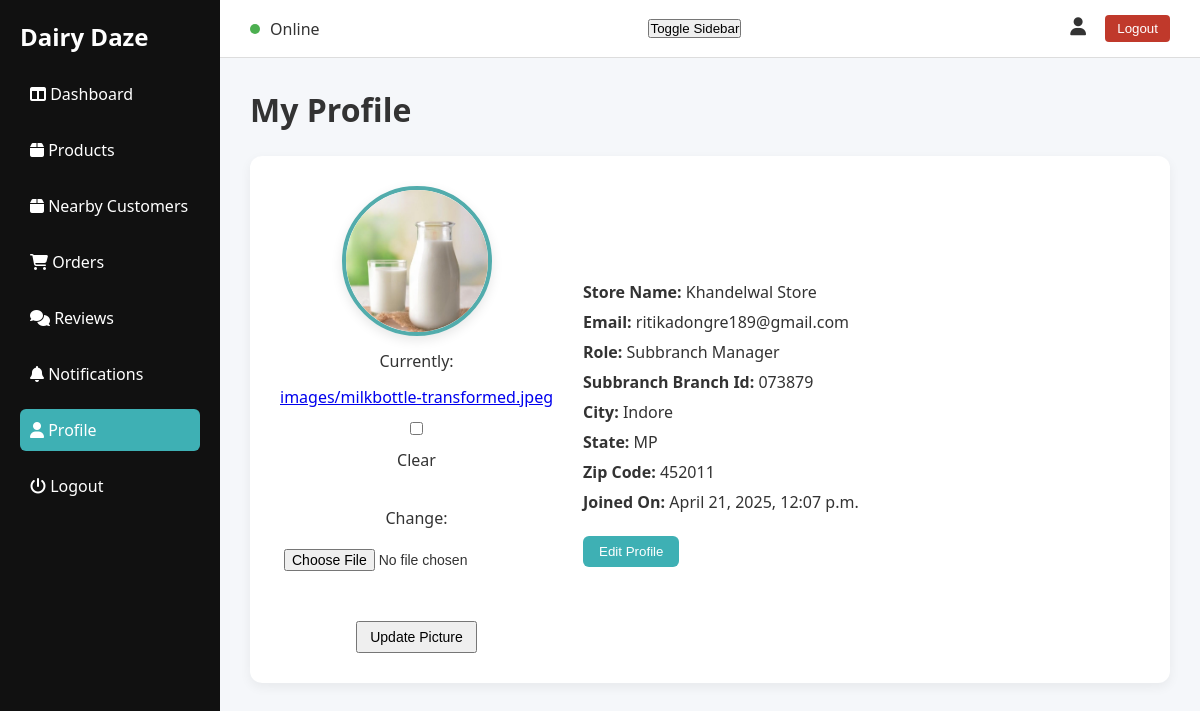
The page /subbranch/sub_profile/ (signed in) on the database its author committed.
### subbranch/models.py (models this page shows, shortened)
class Subbranch(models.Model):
    user = models.OneToOneField(User,on_delete=models.CASCADE,null=True,related_name="subbranch")
    email = models.EmailField(default='noemail@example.com')
    image = models.ImageField(upload_to="images",default="branch-image.jpg",blank=True)
    store_name = models.CharField(max_length=100,null=True,blank=True)
    state = models.CharField(max_length=100,null=True,blank=True,default=None)
    city = models.CharField(max_length=100,null=True,blank=True,default=None)
    address = models.CharField(max_length=100,null=True,blank=True,default=None)
    zip_code = models.CharField(max_length=20,null=True,blank=True,default=None)
    subbranch_id = ShortUUIDField(unique=True,length=6,max_length=20,alphabet="1234567890")
    date = models.DateTimeField(auto_now_add=True)
    slug = models.SlugField(blank=True,null=True)
    otp = models.CharField(max_length=6, blank=True, null=True)
    otp_created_at = models.DateTimeField(blank=True, null=True)

### subbranch/views.py (the view)
# urls.py: path('sub_profile/', views.sub_profile, name='sub_profile'),
@login_required
def sub_profile(request):
    subbranch = Subbranch.objects.get(user=request.user)
    if request.method == 'POST':
        form = SubBranchImageForm(request.POST, request.FILES, instance=subbranch)
        if form.is_valid():
            form.save()
            return redirect('subbranch:sub_profile')
    else:
        form = SubBranchImageForm(instance=subbranch)
    return render(request, 'sub_profile.html', {'subbranch': subbranch, 'form': form})

### subbranch/forms.py
class SubBranchImageForm(forms.ModelForm):
    class Meta:
        model = Subbranch
        fields = ['image']

### templates/sub_profile.html (shortened to what this page needs)
{% load static %}
<!DOCTYPE html>
<html lang="en">
<head>
  <link rel="stylesheet" href="{% static 'css/sub_productstyles.css' %}" />
  <link rel="stylesheet" href="https://cdnjs.cloudflare.com/ajax/libs/font-awesome/6.4.0/css/all.min.css"/>
</head>
<body>
<div class="layout">
  <aside class="sidebar">
    <h2>Dairy Daze</h2>
    <ul>
      <li><a href="{% url 'subbranch:sub_index' %}"><i class="fa fa-table-columns"></i> Dashboard</a></li>
      <li><a href="{% url 'subbranch:sub_products' %}"><i class="fa fa-box"></i> Products</a></li>
      <li><a href="{% url 'subbranch:sub_customers' %}"><i class="fa fa-box"></i> Nearby Customers</a></li>
      <li><a href="{% url 'subbranch:sub_orders' %}"><i class="fa fa-cart-shopping"></i> Orders</a></li>
      <li><a href="{% url 'subbranch:sub_reviews' %}"><i class="fa fa-comments"></i> Reviews</a></li>
      <li><a href="{% url 'subbranch:sub_notifications' %}"><i class="fa fa-bell"></i> Notifications</a></li>
      <li><a href="{% url 'subbranch:sub_profile' %}" class="active"><i class="fa fa-user"></i> Profile</a></li>
      <li><a href="#"><i class="fa fa-power-off"></i> Logout</a></li>
    </ul>
  </aside>
  <div class="main-area">
    <header class="header">
      <div class="status">
        <span class="status-indicator"></span>
        <span>Online</span>
      </div>
      <button class="toggle-btn">Toggle Sidebar</button>
      <div class="user-icons">
        <i class="fa fa-user"></i>
        <button class="logout-btn">Logout</button>
      </div>
    </header>
    <main class="content">
      <h1>My Profile</h1>
      <div class="profile-card">
        <form method="POST" enctype="multipart/form-data">
          <div class="profile-pic">
            {% if subbranch.image %}
              <img id="profileImage" src="{{ subbranch.image.url }}" alt="Profile Picture"  width="200">
            {% else %}
              <img id="profileImage" src="https://cdn-icons-png.flaticon.com/512/847/847969.png" alt="Default Image">
            {% endif %}
            {{ form.image }}
            <br>
            <button type="submit" class="btn small">Update Picture</button>
          </div>
        </form>
        <div class="profile-info" id="profileDisplay">
          <p><strong>Store Name:</strong> {{ subbranch.store_name }}</p>
          <p><strong>Email:</strong> {{ subbranch.email }}</p>
          <p><strong>Role:</strong> Subbranch Manager</p>
          <p><strong>Subbranch Branch Id:</strong> {{ subbranch.subbranch_id }}</p>
          <p><strong>City:</strong> {{ subbranch.city }}</p>
          <p><strong>State:</strong> {{ subbranch.state }}</p>
          <p><strong>Zip Code:</strong> {{ subbranch.zip_code }}</p>
          <p><strong>Joined On:</strong> {{ subbranch.date }}</p>
          <button class="edit-profile-btn" onclick="toggleEditForm()">Edit Profile</button>
        </div>
      </div>
    </main>
  </div>
</div>
</body>
</html>

### static/css/sub_productstyles.css (style rules this page uses)
* { box-sizing: border-box; margin: 0; padding: 0; }
body { font-family: 'Segoe UI', sans-serif; background: #f5f7fa; color: #333; }
.layout { display: flex; }
.sidebar { width: 220px; background-color: #111; color: white; min-height: 100vh; padding: 20px; position: fixed; top: 0; left: 0; transition: transform 0.3s ease; transform: translateX(0); }
.sidebar h2 { margin-bottom: 20px; font-size: 1.5rem; }
.sidebar ul { list-style: none; }
.sidebar ul li { margin: 14px 0; }
.sidebar ul li a { color: white; text-decoration: none; padding: 10px; display: block; border-radius: 6px; transition: background 0.3s ease; }
.sidebar ul li a:hover, .sidebar ul li a.active { background-color: #3EB0B4; }
.main-area { margin-left: 220px; width: calc(100% - 220px); min-height: 100vh; display: flex; flex-direction: column; }
.header { background-color: #fff; padding: 15px 30px; border-bottom: 1px solid #ddd; display: flex; justify-content: space-between; align-items: center; position: sticky; top: 0; z-index: 10; }
.status { display: flex; align-items: center; gap: 10px; }
.status-indicator { width: 10px; height: 10px; border-radius: 50%; background-color: #4CAF50; }
.user-icons i { margin-right: 15px; font-size: 18px; color: #333; }
.logout-btn { padding: 6px 12px; background-color: #c0392b; color: white; border: none; border-radius: 4px; cursor: pointer; }
.content { padding: 30px; }
.content h1 { margin-bottom: 25px; font-size: 2rem; color: #333; }
.profile-card { background: #fff; padding: 30px; border-radius: 12px; display: flex; align-items: center; gap: 30px; box-shadow: 0 4px 12px rgba(0,0,0,0.06); margin-top: 20px; }
.profile-pic { display: flex; flex-direction: column; align-items: center; gap: 14px; }
.profile-pic img { width: 150px; height: 150px; object-fit: cover; border-radius: 50%; border: 4px solid #52acac; box-shadow: 0 4px 12px rgba(0, 0, 0, 0.1); }
.profile-pic input[type="file"] { font-size: 14px; margin-top: 6px; }
.btn.small { padding: 6px 12px; font-size: 14px; }
.profile-info p { margin: 8px 0; font-size: 1rem; color: #333; }
.edit-profile-btn { margin-top: 15px; padding: 8px 16px; background-color: #3EB0B4; color: white; border: none; border-radius: 6px; cursor: pointer; transition: background-color 0.2s; }

### rows shown on the page
Subbranch: image (picture), store_name "Khandelwal Store", email "ritikadongre189@gmail.com", subbranch_id "073879", city "Indore", state "MP", zip_code "452011", date "April 21, 2025, 12:07 p.m."
